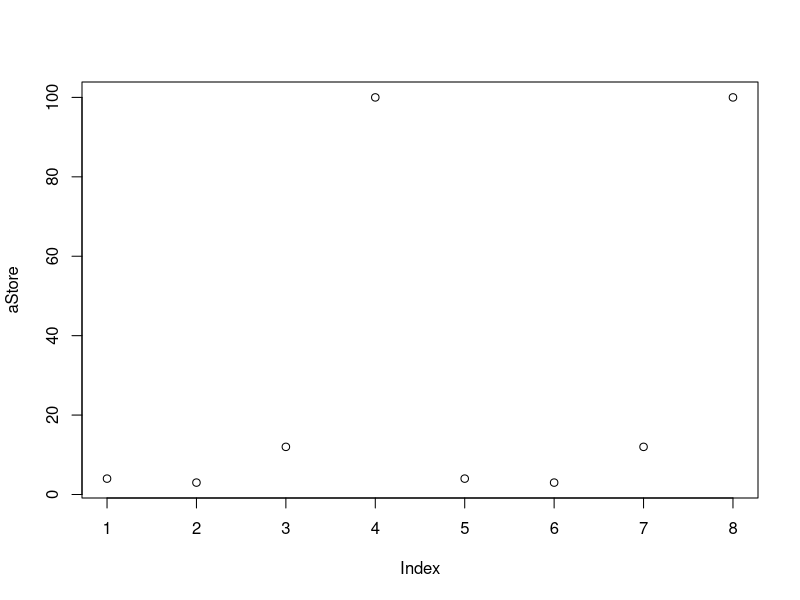
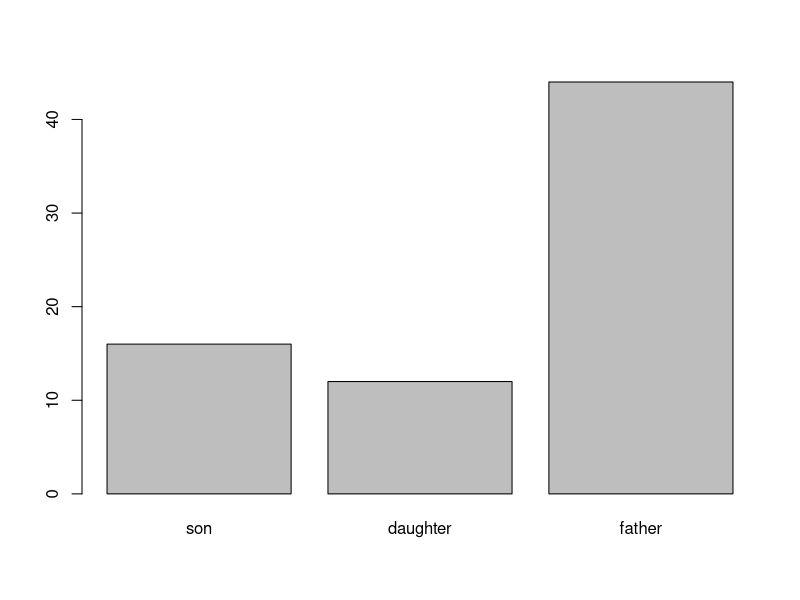
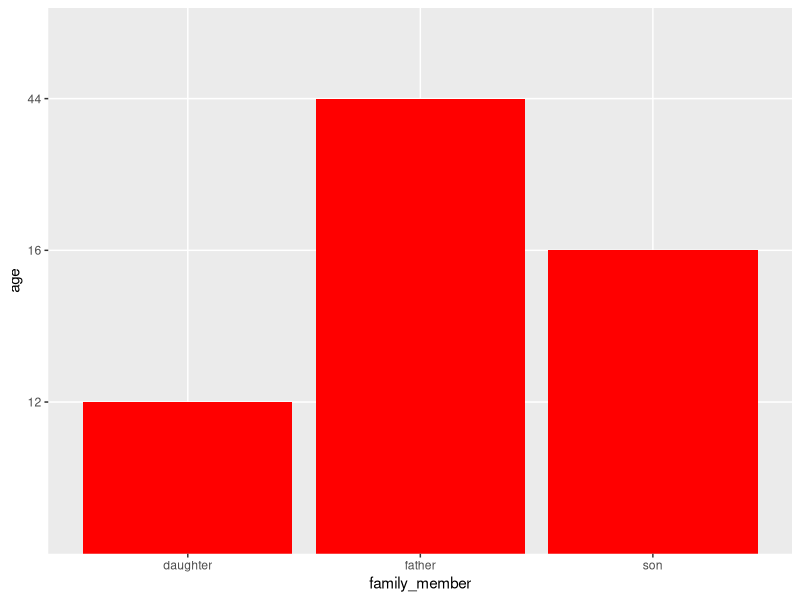
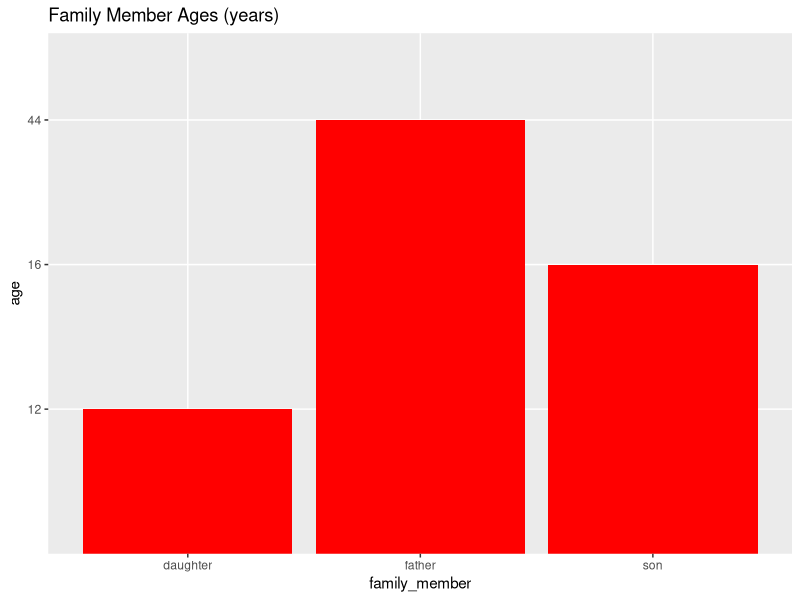

Write R code to recreate these figures, in order.
## Simple R operations
############################
############################

## Here we will experiment with the different basic functional capabilities of R
## in order to explore its features and functionality.  

############################

## Simple math
1+5
5*13
4^2
(4+3)^3
sqrt(2)
log(100)
log10(100)
sqrt(-1)  #NOTE: Warnings are produced when R cannot calculuate something or when a calculation produces NaNs

############################

## Creating and assigning values to variables
x <- c()
x <- 4
y <- 3
t <- 5+14
y <- t
y <- 3

############################

## Basic operations with variables
x*y
z <- x*y

print (sprintf("My value of z is now %i",z))

#Reminding ourselves of the variables we have in our environment
ls()

#Combining values / variables into a vector with dimensions greater than 1
a <- c(x,y,z)
print(a)    #Note: This is the same as just a
str(a)
class(a)
dim(a)
length(a)

#Extending a vector
a <- c(a, 100)
print (a)
a <- c(a, a)
print (a)
aStore <- a

#Binding vectors
arbind <- rbind (a, a)
print (arbind)
dim(arbind)
length(arbind)
acbind <- cbind (a, a)
print (acbind)
dim(acbind)
length(acbind)

#Using if statements with vectors and variables
a <- aStore
print(a)
lengthA <- length(a)
if (a[lengthA]>=100) {
  a[lengthA] <- 99
}
print(a)

#Using for loops with vectors
a <- aStore
print(a)
for (i in 1:lengthA) {
  a[i] <- i*2
}
print (a)

a <- aStore
print(a)
for (i in 1:lengthA) {
  if (a[i]<10) {
    a[i] <- 10
  } else if (a[i]>=100) {
    a[i] <- 99
  }
}
print (a)


############################

## Plotting variables and their values
plot(aStore)

############################

## Creating data frames
#(Data frame definition from R help:
#This function creates data frames, tightly coupled collections of variables which share many 
#of the properties of matrices and of lists, used as the fundamental data structure by most of 
#R's modeling software)
help (data.frame)

a <- c(16,12,44)
b <- data.frame(a)
print (b)
rownames(b)
colnames(b)

row.names(b) <- c('son','daughter','father')
names(b) <- c('age')
print (b)

class(b)
summary(b)

barplot(height=b$age, names.arg=row.names(b))

############################

## Installing and using new packages
install.packages('ggplot2')
library(ggplot2)

a <- c(16,12,44)
b <- cbind(a, c('son','daughter','father'))
print (b)
b <- data.frame(b)
colnames(b) <- c('age', 'family_member')
print (b)

#Alternative way of constructing the same data frame (with cbind)
bAlt <- data.frame(a)
colnames(bAlt) <- c('age')
bAlt$family_member <- factor(c('son','daughter','father'))
print (bAlt)

gg <- ggplot(data=b, aes(x=family_member, y=age)) + geom_bar(fill='red',stat="identity")
gg
gg <- gg + ggtitle("Family Member Ages (years)")
gg
